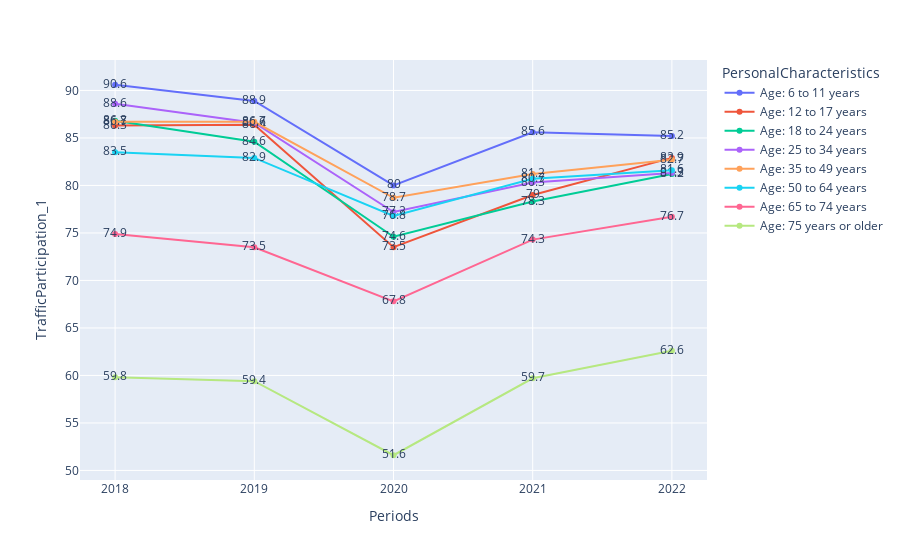

The notebook cell this image was saved under:
### Code cell
fig = px.line(df_age[ df_age['Sex'] == 'Total male and female'], y='TrafficParticipation_1', x='Periods', color='PersonalCharacteristics', text='TrafficParticipation_1')
fig.show()

### Figure 1 — Plotly figure (JSON) as saved in the notebook; plotly's stock layout.template omitted (floating-point values rounded to 4 significant figures)
{"data": [{"hovertemplate": "PersonalCharacteristics=Age: 6 to 11 years<br>Periods=%{x}<br>TrafficParticipation_1=%{text}<extra></extra>", "legendgroup": "Age: 6 to 11 years", "line": {"color": "#636efa", "dash": "solid"}, "marker": {"symbol": "circle"}, "mode": "markers+lines+text", "name": "Age: 6 to 11 years", "orientation": "v", "showlegend": true, "text": [90.6, 88.9, 80, 85.6, 85.2], "type": "scatter", "x": ["2018", "2019", "2020", "2021", "2022"], "xaxis": "x", "y": [90.6, 88.9, 80, 85.6, 85.2], "yaxis": "y"}, {"hovertemplate": "PersonalCharacteristics=Age: 12 to 17 years<br>Periods=%{x}<br>TrafficParticipation_1=%{text}<extra></extra>", "legendgroup": "Age: 12 to 17 years", "line": {"color": "#EF553B", "dash": "solid"}, "marker": {"symbol": "circle"}, "mode": "markers+lines+text", "name": "Age: 12 to 17 years", "orientation": "v", "showlegend": true, "text": [86.3, 86.4, 73.5, 79, 82.9], "type": "scatter", "x": ["2018", "2019", "2020", "2021", "2022"], "xaxis": "x", "y": [86.3, 86.4, 73.5, 79, 82.9], "yaxis": "y"}, {"hovertemplate": "PersonalCharacteristics=Age: 18 to 24 years<br>Periods=%{x}<br>TrafficParticipation_1=%{text}<extra></extra>", "legendgroup": "Age: 18 to 24 years", "line": {"color": "#00cc96", "dash": "solid"}, "marker": {"symbol": "circle"}, "mode": "markers+lines+text", "name": "Age: 18 to 24 years", "orientation": "v", "showlegend": true, "text": [86.8, 84.6, 74.6, 78.3, 81.2], "type": "scatter", "x": ["2018", "2019", "2020", "2021", "2022"], "xaxis": "x", "y": [86.8, 84.6, 74.6, 78.3, 81.2], "yaxis": "y"}, {"hovertemplate": "PersonalCharacteristics=Age: 25 to 34 years<br>Periods=%{x}<br>TrafficParticipation_1=%{text}<extra></extra>", "legendgroup": "Age: 25 to 34 years", "line": {"color": "#ab63fa", "dash": "solid"}, "marker": {"symbol": "circle"}, "mode": "markers+lines+text", "name": "Age: 25 to 34 years", "orientation": "v", "showlegend": true, "text": [88.6, 86.6, 77.2, 80.3, 81.3], "type": "scatter", "x": ["2018", "2019", "2020", "2021", "2022"], "xaxis": "x", "y": [88.6, 86.6, 77.2, 80.3, 81.3], "yaxis": "y"}, {"hovertemplate": "PersonalCharacteristics=Age: 35 to 49 years<br>Periods=%{x}<br>TrafficParticipation_1=%{text}<extra></extra>", "legendgroup": "Age: 35 to 49 years", "line": {"color": "#FFA15A", "dash": "solid"}, "marker": {"symbol": "circle"}, "mode": "markers+lines+text", "name": "Age: 35 to 49 years", "orientation": "v", "showlegend": true, "text": [86.7, 86.7, 78.7, 81.2, 82.7], "type": "scatter", "x": ["2018", "2019", "2020", "2021", "2022"], "xaxis": "x", "y": [86.7, 86.7, 78.7, 81.2, 82.7], "yaxis": "y"}, {"hovertemplate": "PersonalCharacteristics=Age: 50 to 64 years<br>Periods=%{x}<br>TrafficParticipation_1=%{text}<extra></extra>", "legendgroup": "Age: 50 to 64 years", "line": {"color": "#19d3f3", "dash": "solid"}, "marker": {"symbol": "circle"}, "mode": "markers+lines+text", "name": "Age: 50 to 64 years", "orientation": "v", "showlegend": true, "text": [83.5, 82.9, 76.8, 80.7, 81.6], "type": "scatter", "x": ["2018", "2019", "2020", "2021", "2022"], "xaxis": "x", "y": [83.5, 82.9, 76.8, 80.7, 81.6], "yaxis": "y"}, {"hovertemplate": "PersonalCharacteristics=Age: 65 to 74 years<br>Periods=%{x}<br>TrafficParticipation_1=%{text}<extra></extra>", "legendgroup": "Age: 65 to 74 years", "line": {"color": "#FF6692", "dash": "solid"}, "marker": {"symbol": "circle"}, "mode": "markers+lines+text", "name": "Age: 65 to 74 years", "orientation": "v", "showlegend": true, "text": [74.9, 73.5, 67.8, 74.3, 76.7], "type": "scatter", "x": ["2018", "2019", "2020", "2021", "2022"], "xaxis": "x", "y": [74.9, 73.5, 67.8, 74.3, 76.7], "yaxis": "y"}, {"hovertemplate": "PersonalCharacteristics=Age: 75 years or older<br>Periods=%{x}<br>TrafficParticipation_1=%{text}<extra></extra>", "legendgroup": "Age: 75 years or older", "line": {"color": "#B6E880", "dash": "solid"}, "marker": {"symbol": "circle"}, "mode": "markers+lines+text", "name": "Age: 75 years or older", "orientation": "v", "showlegend": true, "text": [59.8, 59.4, 51.6, 59.7, 62.6], "type": "scatter", "x": ["2018", "2019", "2020", "2021", "2022"], "xaxis": "x", "y": [59.8, 59.4, 51.6, 59.7, 62.6], "yaxis": "y"}], "layout": {"autosize": true, "legend": {"title": {"text": "PersonalCharacteristics"}, "tracegroupgap": 0}, "margin": {"t": 60}, "xaxis": {"anchor": "y", "autorange": true, "domain": [0, 1], "range": [-0.2408, 4.241], "title": {"text": "Periods"}, "type": "category"}, "yaxis": {"anchor": "x", "autorange": true, "domain": [0, 1], "range": [48.58, 93.62], "title": {"text": "TrafficParticipation_1"}, "type": "linear"}}}
